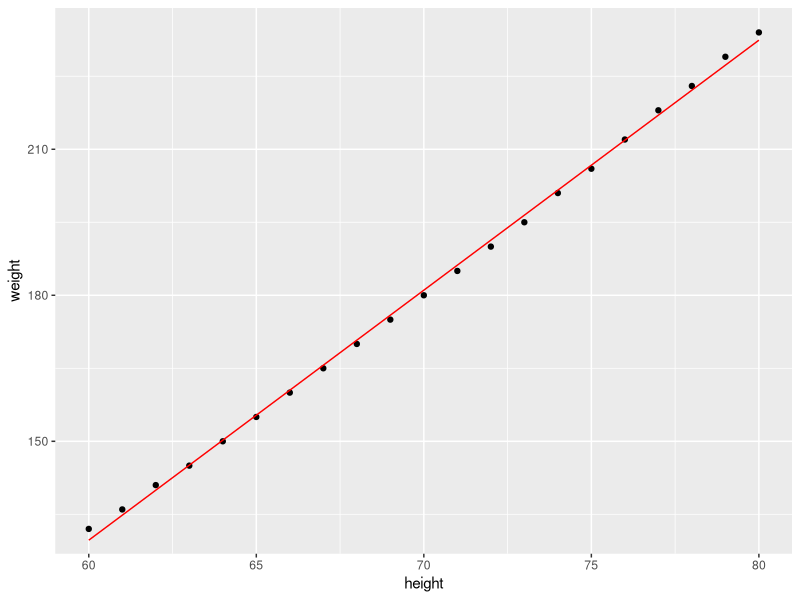
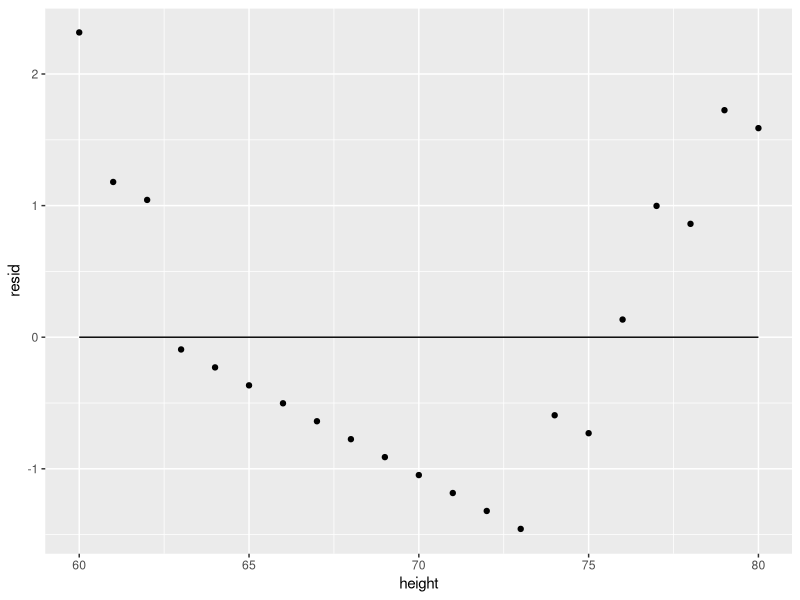
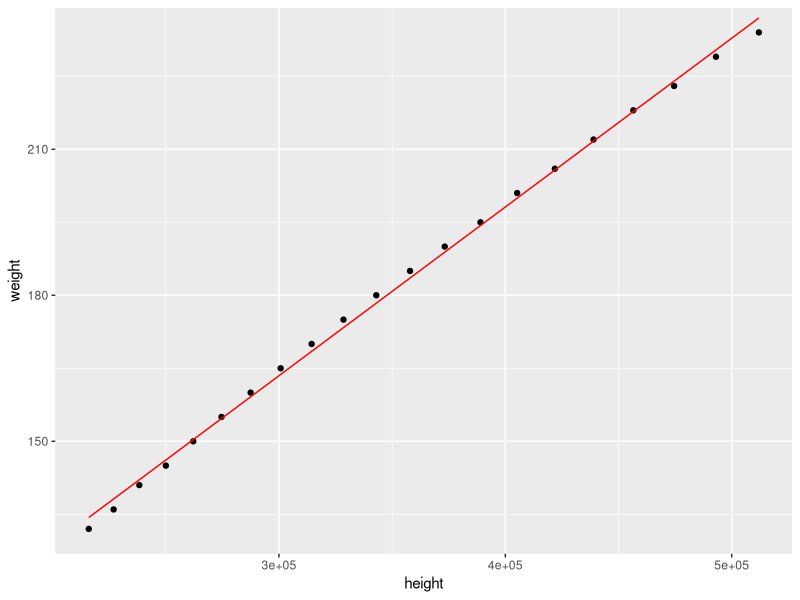
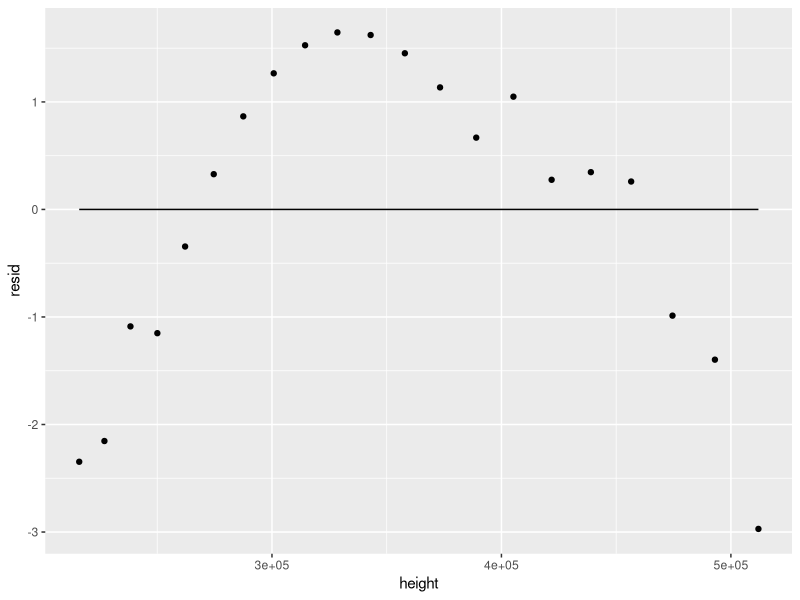

Reproduce these figures in R, in order.
## ---- chunk 1
library(ggplot2)
## ---- chunk 2
#at time n
#500 students at G
#500 students at S
q1a <- data.frame(n=(1:15), G=c(0), S=c(0))
q1a$G[1] <- 500
q1a$S[1] <- 500
for(i in 2:15){
  n <- i - 1
  q1a[i,2] <- q1a[n,2] * 0.25 + q1a[n,3] * 0.07
  q1a[i,3] <- q1a[n,3] * 0.93 + q1a[n,2] * 0.75
  i < i + 1
}
q1a
## ---- chunk 3
#at time n
#500 students at G
#500 students at S
q1b <- data.frame(n=(1:15), G=c(0), S=c(0))
q1b$G[1] <- 750
q1b$S[1] <- 250
for(i in 2:15){
  n <- i - 1
  q1b[i,2] <- q1b[n,2] * 0.25 + q1b[n,3] * 0.07
  q1b[i,3] <- q1b[n,3] * 0.93 + q1b[n,2] * 0.75
  i < i + 1
}
q1b
## ---- chunk 4
#at time n
#500 students at G
#500 students at S
q1c <- data.frame(n=(1:15), G=c(0), S=c(0))
q1c$G[1] <- 250
q1c$S[1] <- 750
for(i in 2:15){
  n <- i - 1
  q1c[i,2] <- q1c[n,2] * 0.25 + q1c[n,3] * 0.07
  q1c[i,3] <- q1c[n,3] * 0.93 + q1c[n,2] * 0.75
  i < i + 1
}
q1c
## ---- chunk 5
P1 <- 0.95
P21 <- 0.98
P22 <- 0.97
P31 <- 0.99
P32 <- 0.99
SR <- P1 * (P21 + P22 - P21 * P22) * (P31 + P32 - P31 * P32)
## ---- chunk 6
q3 <- data.frame(height=c(60:80), weight=c(132, 136, 141, 145, 150, 155, 160, 165, 170, 175, 180, 185, 190, 195, 201, 206, 212, 218, 223, 229, 234))
q3
## ---- chunk 7
q3m <- length(q3$height)
q3a <- ((q3m*(sum(q3$height*q3$weight))) - (sum(q3$height) * sum(q3$weight))) / ((q3m * sum(q3$height^2)) - (sum(q3$height))^2)
q3b <- ((sum(q3$height^2) * sum(q3$weight)) - (sum(q3$height * q3$weight) * sum(q3$height))) / ((q3m * sum(q3$height^2)) - (sum(q3$height)^2))
## ---- chunk 8
q3$pred <- q3a * q3$height + q3b
q3
## ---- chunk 9
ggplot(q3, aes(x=height, y=weight)) + geom_point() + geom_line(y=q3$pred, color='red')
## ---- chunk 10
q3SSE <- sum((q3$weight - (q3a * q3$height + q3b))^2)
q3SST <- sum((q3$weight - mean(q3$pred))^2)
q3SSR <- q3SST - q3SSE
q3R2 <- 1 - (q3SSE / q3SST)
## ---- chunk 11
q3$resid <- q3$weight - q3$pred
ggplot(q3, aes(x=height, y=resid)) + geom_point() + scale_x_continuous() + geom_line(y=0)
## ---- chunk 12
q4 <- data.frame(height=c(60:80), weight=c(132, 136, 141, 145, 150, 155, 160, 165, 170, 175, 180, 185, 190, 195, 201, 206, 212, 218, 223, 229, 234))
q4$height <- q4$height^3
q4
## ---- chunk 13
q4m <- length(q3$height)
q4a <- ((q4m*(sum(q4$height*q4$weight))) - (sum(q4$height) * sum(q4$weight))) / ((q4m * sum(q4$height^2)) - (sum(q4$height))^2)
q4b <- ((sum(q4$height^2) * sum(q4$weight)) - (sum(q4$height * q4$weight) * sum(q4$height))) / ((q4m * sum(q4$height^2)) - (sum(q4$height)^2))
## ---- chunk 14
q4$pred <- q4a * q4$height + q4b
q4
## ---- chunk 15
ggplot(q4, aes(x=height, y=weight)) + geom_point() + geom_line(y=q4$pred, color='red')
## ---- chunk 16
q4SSE <- sum((q4$weight - (q4a * q4$height + q4b))^2)
q4SST <- sum((q4$weight - mean(q4$pred))^2)
q4SSR <- q4SST - q4SSE
q4R2 <- 1 - (q4SSE / q4SST)
## ---- chunk 17
q4$resid <- q4$weight - q4$pred
ggplot(q4, aes(x=height, y=resid)) + geom_point() + scale_x_continuous() + geom_line(y=0)
